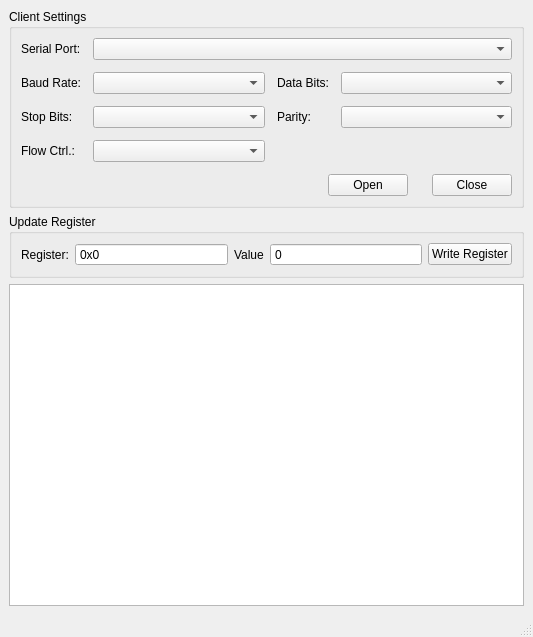
<?xml version="1.0" encoding="UTF-8"?>
<ui version="4.0">
 <class>MainWindow</class>
 <widget class="QMainWindow" name="MainWindow">
  <property name="geometry">
   <rect>
    <x>0</x>
    <y>0</y>
    <width>533</width>
    <height>637</height>
   </rect>
  </property>
  <property name="windowTitle">
   <string>MainWindow</string>
  </property>
  <widget class="QWidget" name="centralwidget">
   <layout class="QVBoxLayout" name="verticalLayout">
    <item>
     <widget class="QGroupBox" name="gbxModbusConfig">
      <property name="title">
       <string>Client Settings</string>
      </property>
      <layout class="QGridLayout" name="gridLayout_6">
       <property name="spacing">
        <number>12</number>
       </property>
       <item row="3" column="1">
        <widget class="QComboBox" name="cbxFlowCtrl"/>
       </item>
       <item row="1" column="2">
        <widget class="QLabel" name="label_6">
         <property name="sizePolicy">
          <sizepolicy hsizetype="Minimum" vsizetype="Preferred">
           <horstretch>0</horstretch>
           <verstretch>0</verstretch>
          </sizepolicy>
         </property>
         <property name="text">
          <string>Data Bits:</string>
         </property>
         <property name="buddy">
          <cstring>cbxDataBits</cstring>
         </property>
        </widget>
       </item>
       <item row="2" column="3">
        <widget class="QComboBox" name="cbxParity">
         <property name="sizePolicy">
          <sizepolicy hsizetype="MinimumExpanding" vsizetype="Fixed">
           <horstretch>0</horstretch>
           <verstretch>0</verstretch>
          </sizepolicy>
         </property>
        </widget>
       </item>
       <item row="1" column="1">
        <widget class="QComboBox" name="cbxBaudRate">
         <property name="sizePolicy">
          <sizepolicy hsizetype="MinimumExpanding" vsizetype="Fixed">
           <horstretch>0</horstretch>
           <verstretch>0</verstretch>
          </sizepolicy>
         </property>
        </widget>
       </item>
       <item row="0" column="1" colspan="3">
        <widget class="QComboBox" name="cbxComPort">
         <property name="sizePolicy">
          <sizepolicy hsizetype="MinimumExpanding" vsizetype="Fixed">
           <horstretch>0</horstretch>
           <verstretch>0</verstretch>
          </sizepolicy>
         </property>
        </widget>
       </item>
       <item row="3" column="0">
        <widget class="QLabel" name="label_2">
         <property name="text">
          <string>Flow Ctrl.:</string>
         </property>
         <property name="buddy">
          <cstring>cbxFlowCtrl</cstring>
         </property>
        </widget>
       </item>
       <item row="2" column="0">
        <widget class="QLabel" name="label_7">
         <property name="sizePolicy">
          <sizepolicy hsizetype="Minimum" vsizetype="Preferred">
           <horstretch>0</horstretch>
           <verstretch>0</verstretch>
          </sizepolicy>
         </property>
         <property name="text">
          <string>Stop Bits:</string>
         </property>
         <property name="buddy">
          <cstring>cbxStopBits</cstring>
         </property>
        </widget>
       </item>
       <item row="2" column="2">
        <widget class="QLabel" name="label_8">
         <property name="sizePolicy">
          <sizepolicy hsizetype="Minimum" vsizetype="Preferred">
           <horstretch>0</horstretch>
           <verstretch>0</verstretch>
          </sizepolicy>
         </property>
         <property name="text">
          <string>Parity:</string>
         </property>
         <property name="buddy">
          <cstring>cbxParity</cstring>
         </property>
        </widget>
       </item>
       <item row="2" column="1">
        <widget class="QComboBox" name="cbxStopBits">
         <property name="sizePolicy">
          <sizepolicy hsizetype="MinimumExpanding" vsizetype="Fixed">
           <horstretch>0</horstretch>
           <verstretch>0</verstretch>
          </sizepolicy>
         </property>
        </widget>
       </item>
       <item row="1" column="3">
        <widget class="QComboBox" name="cbxDataBits">
         <property name="sizePolicy">
          <sizepolicy hsizetype="MinimumExpanding" vsizetype="Fixed">
           <horstretch>0</horstretch>
           <verstretch>0</verstretch>
          </sizepolicy>
         </property>
        </widget>
       </item>
       <item row="1" column="0">
        <widget class="QLabel" name="label_5">
         <property name="sizePolicy">
          <sizepolicy hsizetype="Minimum" vsizetype="Preferred">
           <horstretch>0</horstretch>
           <verstretch>0</verstretch>
          </sizepolicy>
         </property>
         <property name="text">
          <string>Baud Rate:</string>
         </property>
         <property name="buddy">
          <cstring>cbxBaudRate</cstring>
         </property>
        </widget>
       </item>
       <item row="0" column="0">
        <widget class="QLabel" name="label">
         <property name="sizePolicy">
          <sizepolicy hsizetype="Minimum" vsizetype="Preferred">
           <horstretch>0</horstretch>
           <verstretch>0</verstretch>
          </sizepolicy>
         </property>
         <property name="text">
          <string>Serial Port:</string>
         </property>
         <property name="buddy">
          <cstring>cbxComPort</cstring>
         </property>
        </widget>
       </item>
       <item row="4" column="0" colspan="4">
        <widget class="QWidget" name="widget" native="true">
         <property name="sizePolicy">
          <sizepolicy hsizetype="Preferred" vsizetype="Minimum">
           <horstretch>0</horstretch>
           <verstretch>0</verstretch>
          </sizepolicy>
         </property>
         <layout class="QHBoxLayout" name="horizontalLayout">
          <property name="spacing">
           <number>24</number>
          </property>
          <property name="leftMargin">
           <number>0</number>
          </property>
          <property name="topMargin">
           <number>0</number>
          </property>
          <property name="rightMargin">
           <number>0</number>
          </property>
          <property name="bottomMargin">
           <number>0</number>
          </property>
          <item>
           <spacer name="horizontalSpacer">
            <property name="orientation">
             <enum>Qt::Horizontal</enum>
            </property>
            <property name="sizeHint" stdset="0">
             <size>
              <width>377</width>
              <height>20</height>
             </size>
            </property>
           </spacer>
          </item>
          <item>
           <widget class="QPushButton" name="btnOpen">
            <property name="text">
             <string>Open</string>
            </property>
           </widget>
          </item>
          <item>
           <widget class="QPushButton" name="btnClose">
            <property name="text">
             <string>Close</string>
            </property>
           </widget>
          </item>
         </layout>
        </widget>
       </item>
      </layout>
     </widget>
    </item>
    <item>
     <widget class="QGroupBox" name="groupBox">
      <property name="title">
       <string>Update Register</string>
      </property>
      <layout class="QGridLayout" name="gridLayout">
       <item row="0" column="3">
        <widget class="QSpinBox" name="edValue">
         <property name="sizePolicy">
          <sizepolicy hsizetype="MinimumExpanding" vsizetype="Fixed">
           <horstretch>0</horstretch>
           <verstretch>0</verstretch>
          </sizepolicy>
         </property>
         <property name="buttonSymbols">
          <enum>QAbstractSpinBox::NoButtons</enum>
         </property>
         <property name="accelerated">
          <bool>true</bool>
         </property>
         <property name="maximum">
          <number>65536</number>
         </property>
         <property name="displayIntegerBase">
          <number>10</number>
         </property>
        </widget>
       </item>
       <item row="0" column="0">
        <widget class="QLabel" name="label_3">
         <property name="text">
          <string>Register:</string>
         </property>
        </widget>
       </item>
       <item row="0" column="1">
        <widget class="QSpinBox" name="edRegister">
         <property name="sizePolicy">
          <sizepolicy hsizetype="MinimumExpanding" vsizetype="Fixed">
           <horstretch>0</horstretch>
           <verstretch>0</verstretch>
          </sizepolicy>
         </property>
         <property name="buttonSymbols">
          <enum>QAbstractSpinBox::NoButtons</enum>
         </property>
         <property name="accelerated">
          <bool>true</bool>
         </property>
         <property name="prefix">
          <string>0x</string>
         </property>
         <property name="maximum">
          <number>65536</number>
         </property>
         <property name="displayIntegerBase">
          <number>16</number>
         </property>
        </widget>
       </item>
       <item row="0" column="2">
        <widget class="QLabel" name="label_4">
         <property name="text">
          <string>Value</string>
         </property>
        </widget>
       </item>
       <item row="0" column="4">
        <widget class="QPushButton" name="btnWriteReg">
         <property name="text">
          <string>Write Register</string>
         </property>
        </widget>
       </item>
      </layout>
     </widget>
    </item>
    <item>
     <widget class="QWidget" name="widget_2" native="true">
      <property name="sizePolicy">
       <sizepolicy hsizetype="Preferred" vsizetype="Expanding">
        <horstretch>0</horstretch>
        <verstretch>0</verstretch>
       </sizepolicy>
      </property>
      <layout class="QVBoxLayout" name="verticalLayout_2">
       <property name="spacing">
        <number>0</number>
       </property>
       <property name="leftMargin">
        <number>0</number>
       </property>
       <property name="topMargin">
        <number>0</number>
       </property>
       <property name="rightMargin">
        <number>0</number>
       </property>
       <property name="bottomMargin">
        <number>0</number>
       </property>
       <item>
        <widget class="QTableView" name="tableView">
         <property name="selectionMode">
          <enum>QAbstractItemView::SingleSelection</enum>
         </property>
         <property name="selectionBehavior">
          <enum>QAbstractItemView::SelectRows</enum>
         </property>
         <property name="cornerButtonEnabled">
          <bool>false</bool>
         </property>
         <attribute name="horizontalHeaderMinimumSectionSize">
          <number>100</number>
         </attribute>
         <attribute name="horizontalHeaderDefaultSectionSize">
          <number>400</number>
         </attribute>
         <attribute name="horizontalHeaderStretchLastSection">
          <bool>true</bool>
         </attribute>
         <attribute name="verticalHeaderVisible">
          <bool>false</bool>
         </attribute>
         <attribute name="verticalHeaderDefaultSectionSize">
          <number>24</number>
         </attribute>
        </widget>
       </item>
      </layout>
     </widget>
    </item>
   </layout>
  </widget>
  <widget class="QMenuBar" name="menubar">
   <property name="geometry">
    <rect>
     <x>0</x>
     <y>0</y>
     <width>533</width>
     <height>24</height>
    </rect>
   </property>
  </widget>
  <widget class="QStatusBar" name="statusbar"/>
 </widget>
 <tabstops>
  <tabstop>cbxComPort</tabstop>
  <tabstop>cbxBaudRate</tabstop>
  <tabstop>cbxDataBits</tabstop>
  <tabstop>cbxStopBits</tabstop>
  <tabstop>cbxParity</tabstop>
  <tabstop>cbxFlowCtrl</tabstop>
  <tabstop>btnOpen</tabstop>
  <tabstop>btnClose</tabstop>
 </tabstops>
 <resources/>
 <connections/>
</ui>
